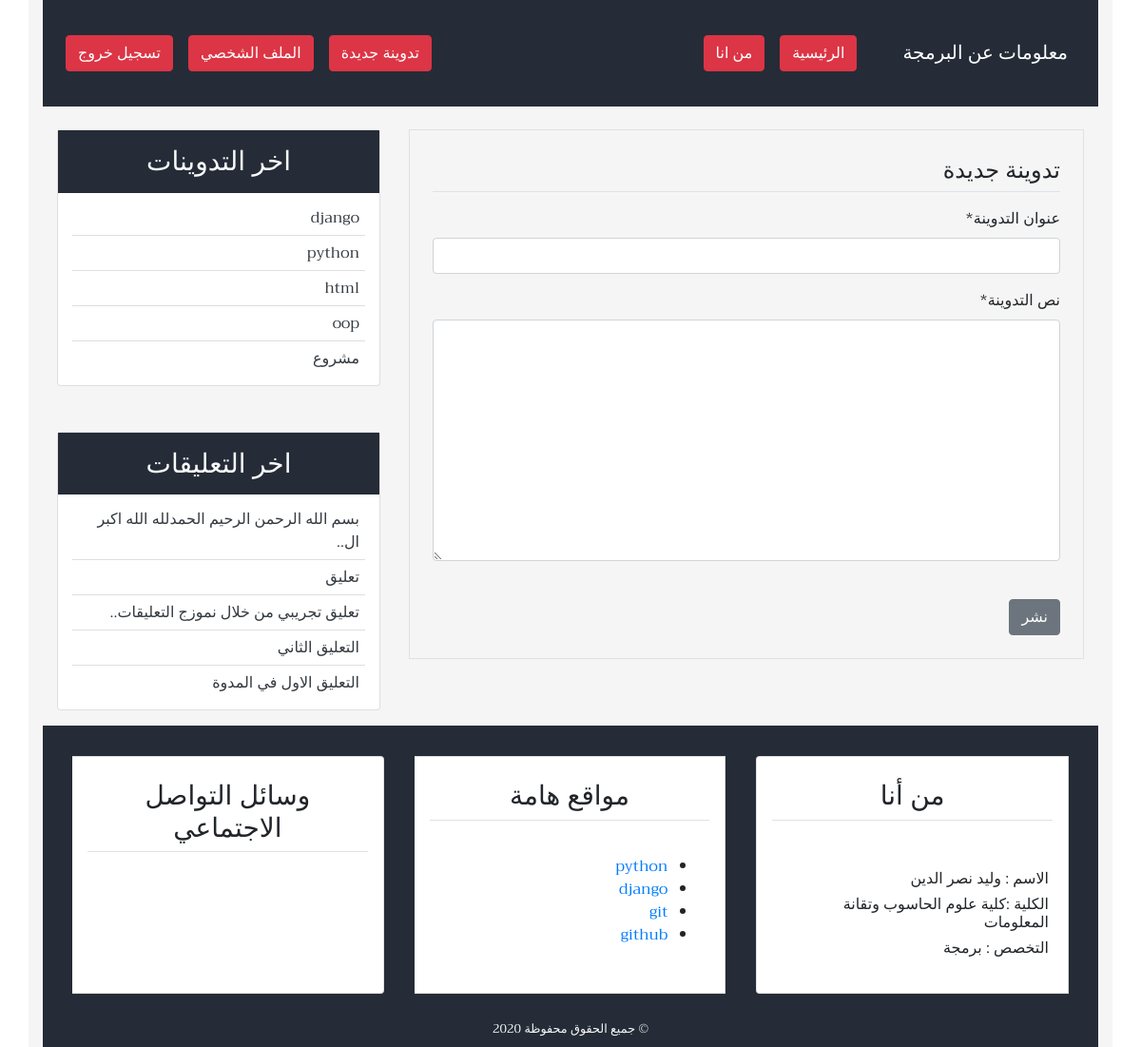
Screenshot of /new_post/ (signed in) with the database file from the repository.
### blog/models.py (models this page shows, shortened)
class Post(models.Model):
    title =       models.CharField(max_length=100)
    content =     models.TextField()
    post_date =   models.DateTimeField(default=timezone.now)
    post_update = models.DateTimeField(auto_now=True)
    author =      models.ForeignKey(User, on_delete=models.CASCADE)
    class Meta:
        ordering = ('-post_date',)

class Comment(models.Model):
    name = models.CharField(max_length=50, verbose_name='الاسم')
    email = models.EmailField(verbose_name='البريد الإلكتروني')
    body = models.TextField(verbose_name='التعليق')
    comment_data = models.DateTimeField(auto_now_add=True)
    active = models.BooleanField(default=False)
    post = models.ForeignKey(Post, on_delete=models.CASCADE, related_name='comments')
    class Meta:
        ordering = ('-comment_data',)

### blog/views.py (the view, shortened to what this page needs)
# urls.py: path('new_post/', PostCreateView.as_view(), name='new_post'),
class PostCreateView(LoginRequiredMixin, CreateView):
    model = Post
    template_name = 'blog/new_post.html'
    form_class = PostCreateForm

### blog/forms.py
class PostCreateForm(forms.ModelForm):
       title = forms.CharField(label='عنوان التدوينة')
       content = forms.CharField(label='نص التدوينة', widget=forms.Textarea)
       class Meta:
           model = Post
           fields = ['title', 'content']

### blog/templatetags/post_tag.py (called while the page is built)
@register.inclusion_tag('blog/latest_posts.html')
def latest_posts():
    context = {
        'l_posts': Post.objects.all()[0:5],
    }
    return context

@register.inclusion_tag('blog/latest_comments.html')
def latest_comments():
    context = {
        'l_comments': Comment.objects.filter(active=True)[:5],
    }
    return context

### blog/templates/blog/new_post.html (shortened to what this page needs)
{% extends 'blog/base.html' %}
{% block content %}
{% load crispy_forms_tags %}
<div class="border p-4 mb-5">
    <legend class="border-bottom pb-1 mb-3">تدوينة جديدة</legend>
    <form method="POST">
        {{form|crispy}}
        <input class="btn btn-secondary mt-4" type="submit" value="نشر">
    </form>
</div>
{% endblock content %}

### blog/templates/blog/latest_posts.html
<ul class="list-group-flush  latest-post">
    {% for post in l_posts %}
    <li class="list-group-item  latest-post-item">
         <a class="text-dark" href="{% url 'detail' post.id %}">{{post.title}}</a>
    </li>
    {% endfor %}
</ul>

### blog/templates/blog/latest_comments.html
<ul class="list-group-flush  latest-comment">
    {% for comment in l_comments %}
    <li class="list-group-item  latest-comment-item">
        <a class="text-dark" href="{% url 'detail' comment.post.id %}">
            {%if comment.body|length > 25 %}
            {{comment.body|slice:'45'}}..
            {% else %}
            {{comment.body}}
            {% endif %}
        </a>
    </li>
    {% empty %}
    <li class="list-group-item latest-comment-item">لا يوجد تعليقات</li>
    {% endfor %}
</ul>

### blog/static/blog/css/main.css (style rules this page uses)
html, body { direction: rtl; text-align: right; }
body { font-family: 'Trirong', sans-serif; }
.latest-post, .latest-comment { padding: 0 15px; }
.latest-post .latest-post-item, .latest-comment .latest-comment-item { padding: 6px; }
.latest-post li:first-child, .latest-comment li:first-child { border-top: 0; }
.latest-post li:last-child, .latest-comment li:last-child { border-bottom: 0; padding-bottom: 0; }

### rows the page displays
Post: title "django"
Post: title "python"
Post: title "html"
Post: title "oop"
Post: title "مشروع"
Comment: body "بسم الله الرحمن الرحيم الحمدلله الله اكبر ال"
Comment: body "تعليق"
Comment: body "تعليق تجريبي من خلال نموزج التعليقات"
Comment: body "التعليق الثاني"
Comment: body "التعليق الاول في المدوة"
